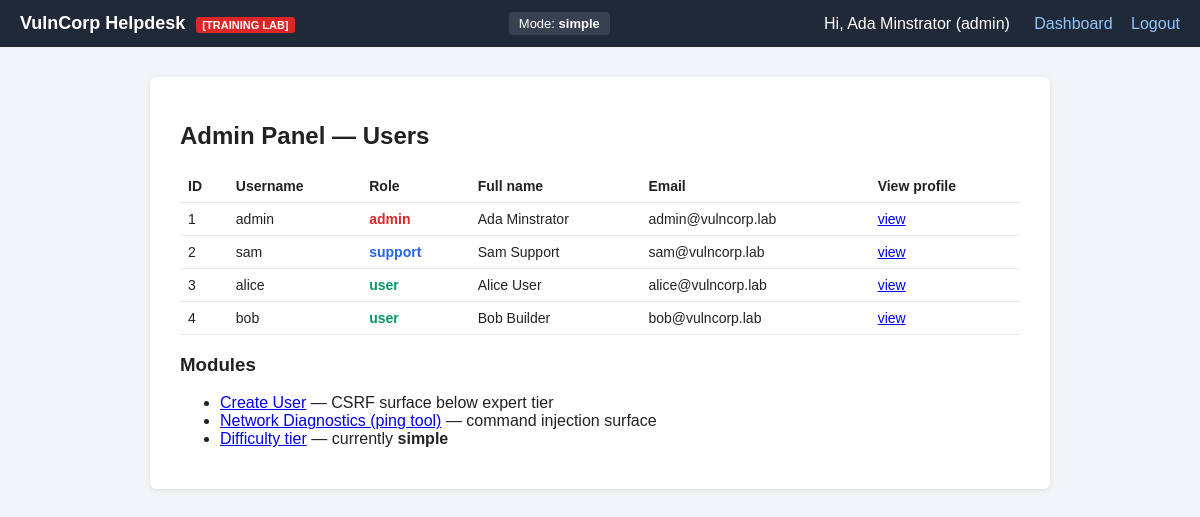
/admin/index.php (signed in), run on the app's committed database.
### tables this page shows
CREATE TABLE settings (
    id INT PRIMARY KEY AUTO_INCREMENT,
    difficulty VARCHAR(20) NOT NULL DEFAULT 'simple',
    jwt_secret VARCHAR(64) DEFAULT NULL   
);

CREATE TABLE users (
    id INT PRIMARY KEY AUTO_INCREMENT,
    username VARCHAR(50) NOT NULL UNIQUE,
    password VARCHAR(255) NOT NULL,    
    role ENUM('admin','support','user') NOT NULL DEFAULT 'user',
    full_name VARCHAR(100),
    email VARCHAR(100),
    api_key VARCHAR(64) DEFAULT NULL,   
    session_token VARCHAR(64) DEFAULT NULL,
    reset_token VARCHAR(64) DEFAULT NULL,      
    reset_expires DATETIME DEFAULT NULL,
    bonus_claimed TINYINT(1) NOT NULL DEFAULT 0,   
    bonus_credits INT NOT NULL DEFAULT 0,
    created_at TIMESTAMP DEFAULT CURRENT_TIMESTAMP
);

### includes/compat.php (called while the page is built, shortened)
<?php
function app_base() {
    static $base = null;
    if ($base === null) {
        $script_dir = isset($_SERVER['SCRIPT_NAME']) ? dirname($_SERVER['SCRIPT_NAME']) : '';
        $script_dir = str_replace('\\', '/', $script_dir);
        $known_subfolders = array('admin', 'user', 'support', 'challenges', 'toolkit', 'api', 'feedback');
        $last_segment = basename($script_dir);
        if (in_array($last_segment, $known_subfolders, true)) {
            $base = dirname($script_dir);
        } else {
            $base = $script_dir;
        }
        if ($base === '/' || $base === '.' || $base === '\\') {
            $base = '';
        }
        $base = rtrim($base, '/');
    }
    return $base;
}

### includes/db.php (called while the page is built, shortened)
<?php
require_once dirname(__FILE__) . '/compat.php';
function get_difficulty($conn) {
    $res = mysqli_query($conn, "SELECT difficulty FROM settings LIMIT 1");
    if ($res && $row = mysqli_fetch_assoc($res)) {
        return $row['difficulty'];
    }
    return 'simple';
}

### admin/index.php (the view, shortened to what this page needs)
<?php
require_once dirname(__FILE__) . '/../includes/db.php';
$difficulty = get_difficulty($conn);
$res = mysqli_query($conn, "SELECT id, username, role, full_name, email FROM users ORDER BY id");
include dirname(__FILE__) . '/../includes/header.php';
?>
<h2>Admin Panel — Users</h2>
<table>
<tr><th>ID</th><th>Username</th><th>Role</th><th>Full name</th><th>Email</th><th>View profile</th></tr>
<?php while ($row = mysqli_fetch_assoc($res)): ?>
<tr>
    <td><?php echo (int)$row['id']; ?></td>
    <td><?php echo htmlspecialchars($row['username']); ?></td>
    <td class="role-<?php echo htmlspecialchars($row['role']); ?>"><?php echo htmlspecialchars($row['role']); ?></td>
    <td><?php echo htmlspecialchars($row['full_name']); ?></td>
    <td><?php echo htmlspecialchars($row['email']); ?></td>
    <td><a href="<?php echo app_base(); ?>/user/profile.php?id=<?php echo (int)$row['id']; ?>">view</a></td>
</tr>
<?php endwhile; ?>
</table>
<h3>Modules</h3>
<ul>
    <li><a href="<?php echo app_base(); ?>/admin/create_user.php">Create User</a> — CSRF surface below expert tier</li>
    <li><a href="<?php echo app_base(); ?>/admin/diagnostics.php">Network Diagnostics (ping tool)</a> — command injection surface</li>
    <li><a href="<?php echo app_base(); ?>/admin/settings.php">Difficulty tier</a> — currently <strong><?php echo htmlspecialchars($difficulty); ?></strong></li>
</ul>
<?php include dirname(__FILE__) . '/../includes/footer.php'; ?>

### includes/header.php (shortened to what this page needs)
<!DOCTYPE html>
<html lang="en">
<head>
<link rel="stylesheet" href="<?php echo app_base(); ?>/assets/style.css">
</head>
<body>
<div class="topbar">
    <div class="brand">VulnCorp Helpdesk <span class="tag">[TRAINING LAB]</span></div>
    <div class="mode-badge">Mode: <strong><?php echo htmlspecialchars(get_difficulty($conn)); ?></strong></div>
    <?php if (isset($_SESSION['user_id'])): ?>
    <div class="nav">
        <span>Hi, <?php echo htmlspecialchars($_SESSION['full_name']); ?> (<?php echo htmlspecialchars($_SESSION['role']); ?>)</span>
        <a href="<?php echo app_base(); ?>/dashboard.php">Dashboard</a>
        <a href="<?php echo app_base(); ?>/logout.php">Logout</a>
    </div>
    <?php endif; ?>
</div>
<div class="container">

### assets/style.css (style rules this page uses)
* { box-sizing: border-box; }
body { font-family: Arial, Helvetica, sans-serif; background:#f2f4f7; margin:0; color:#222; }
.topbar { background:#1f2937; color:#fff; padding:12px 20px; display:flex; align-items:center; justify-content:space-between; flex-wrap:wrap; }
.brand { font-weight:bold; font-size:18px; }
.tag { font-size:11px; background:#dc2626; padding:2px 6px; border-radius:3px; margin-left:6px; }
.mode-badge { background:#374151; padding:4px 10px; border-radius:4px; font-size:13px; }
.nav a { color:#93c5fd; margin-left:14px; text-decoration:none; }
.nav span { margin-right:6px; }
.container { max-width:900px; margin:30px auto; background:#fff; padding:25px 30px; border-radius:6px; box-shadow:0 1px 4px rgba(0,0,0,.1); }
table { width:100%; border-collapse:collapse; margin-top:10px; }
th, td { text-align:left; padding:8px; border-bottom:1px solid #e5e7eb; font-size:14px; }
.role-admin { color:#dc2626; font-weight:bold; }
.role-support { color:#2563eb; font-weight:bold; }
.role-user { color:#059669; font-weight:bold; }

### data on the page
settings: difficulty "simple"
users: id "1", username "admin", role "admin", full_name "Ada Minstrator", email "admin@vulncorp.lab"
users: id "2", username "sam", role "support", full_name "Sam Support", email "sam@vulncorp.lab"
users: id "3", username "alice", role "user", full_name "Alice User", email "alice@vulncorp.lab"
users: id "4", username "bob", role "user", full_name "Bob Builder", email "bob@vulncorp.lab"

### other printed values
$_SESSION['full_name'] "Ada Minstrator"
$_SESSION['role'] "admin"
